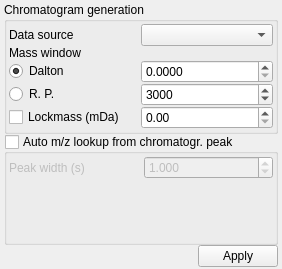
<?xml version="1.0" encoding="UTF-8"?>
<ui version="4.0">
 <class>adwidgets::MSChromatogramForm</class>
 <widget class="QWidget" name="adwidgets::MSChromatogramForm">
  <property name="geometry">
   <rect>
    <x>0</x>
    <y>0</y>
    <width>282</width>
    <height>269</height>
   </rect>
  </property>
  <property name="windowTitle">
   <string>Form</string>
  </property>
  <layout class="QGridLayout" name="gridLayout_2">
   <property name="leftMargin">
    <number>4</number>
   </property>
   <property name="topMargin">
    <number>2</number>
   </property>
   <property name="rightMargin">
    <number>4</number>
   </property>
   <property name="bottomMargin">
    <number>2</number>
   </property>
   <property name="spacing">
    <number>0</number>
   </property>
   <item row="2" column="0">
    <widget class="QDialogButtonBox" name="buttonBox">
     <property name="standardButtons">
      <set>QDialogButtonBox::Apply</set>
     </property>
    </widget>
   </item>
   <item row="0" column="0">
    <layout class="QVBoxLayout" name="verticalLayout">
     <item>
      <widget class="QGroupBox" name="groupBox">
       <property name="title">
        <string>Chromatogram generation</string>
       </property>
       <layout class="QGridLayout" name="gridLayout_3">
        <property name="leftMargin">
         <number>2</number>
        </property>
        <property name="topMargin">
         <number>2</number>
        </property>
        <property name="rightMargin">
         <number>2</number>
        </property>
        <property name="bottomMargin">
         <number>2</number>
        </property>
        <property name="spacing">
         <number>2</number>
        </property>
        <item row="0" column="0">
         <layout class="QGridLayout" name="gridLayout">
          <property name="spacing">
           <number>0</number>
          </property>
          <item row="2" column="1">
           <widget class="QDoubleSpinBox" name="doubleSpinBox">
            <property name="decimals">
             <number>4</number>
            </property>
            <property name="minimum">
             <double>0.000000000000000</double>
            </property>
            <property name="maximum">
             <double>1.000000000000000</double>
            </property>
            <property name="singleStep">
             <double>0.001000000000000</double>
            </property>
           </widget>
          </item>
          <item row="0" column="0">
           <widget class="QLabel" name="label">
            <property name="text">
             <string>Data source</string>
            </property>
           </widget>
          </item>
          <item row="0" column="1">
           <widget class="QComboBox" name="comboBox"/>
          </item>
          <item row="2" column="0">
           <widget class="QRadioButton" name="radioButton">
            <property name="text">
             <string>Dalton</string>
            </property>
            <property name="checked">
             <bool>true</bool>
            </property>
           </widget>
          </item>
          <item row="4" column="1">
           <widget class="QDoubleSpinBox" name="doubleSpinBox_4">
            <property name="suffix">
             <string comment="mDa"/>
            </property>
            <property name="maximum">
             <double>1000.000000000000000</double>
            </property>
           </widget>
          </item>
          <item row="3" column="1">
           <widget class="QSpinBox" name="spinBox">
            <property name="minimum">
             <number>100</number>
            </property>
            <property name="maximum">
             <number>10000000</number>
            </property>
            <property name="singleStep">
             <number>1000</number>
            </property>
            <property name="value">
             <number>3000</number>
            </property>
           </widget>
          </item>
          <item row="1" column="0">
           <widget class="QLabel" name="label_2">
            <property name="text">
             <string>Mass window</string>
            </property>
           </widget>
          </item>
          <item row="4" column="0">
           <widget class="QCheckBox" name="checkBox">
            <property name="text">
             <string>Lockmass (mDa)</string>
            </property>
           </widget>
          </item>
          <item row="3" column="0">
           <widget class="QRadioButton" name="radioButton_2">
            <property name="enabled">
             <bool>true</bool>
            </property>
            <property name="text">
             <string>R. P.</string>
            </property>
           </widget>
          </item>
         </layout>
        </item>
       </layout>
      </widget>
     </item>
    </layout>
   </item>
   <item row="1" column="0">
    <widget class="QGroupBox" name="groupBoxAutoTargeting">
     <property name="title">
      <string>Auto m/z lookup from chromatogr. peak</string>
     </property>
     <property name="checkable">
      <bool>true</bool>
     </property>
     <property name="checked">
      <bool>false</bool>
     </property>
     <layout class="QGridLayout" name="gridLayout_5">
      <property name="leftMargin">
       <number>2</number>
      </property>
      <property name="topMargin">
       <number>2</number>
      </property>
      <property name="rightMargin">
       <number>2</number>
      </property>
      <property name="bottomMargin">
       <number>2</number>
      </property>
      <item row="0" column="0">
       <layout class="QGridLayout" name="gridLayout_4">
        <item row="0" column="0">
         <widget class="QLabel" name="label_3">
          <property name="text">
           <string>Peak width (s)</string>
          </property>
         </widget>
        </item>
        <item row="0" column="1">
         <widget class="QDoubleSpinBox" name="doubleSpinBox_2">
          <property name="decimals">
           <number>3</number>
          </property>
          <property name="minimum">
           <double>0.001000000000000</double>
          </property>
          <property name="maximum">
           <double>10.000000000000000</double>
          </property>
          <property name="singleStep">
           <double>0.100000000000000</double>
          </property>
          <property name="value">
           <double>1.000000000000000</double>
          </property>
         </widget>
        </item>
       </layout>
      </item>
      <item row="1" column="0">
       <spacer name="verticalSpacer">
        <property name="orientation">
         <enum>Qt::Vertical</enum>
        </property>
        <property name="sizeHint" stdset="0">
         <size>
          <width>20</width>
          <height>40</height>
         </size>
        </property>
       </spacer>
      </item>
     </layout>
    </widget>
   </item>
  </layout>
 </widget>
 <resources/>
 <connections/>
</ui>
